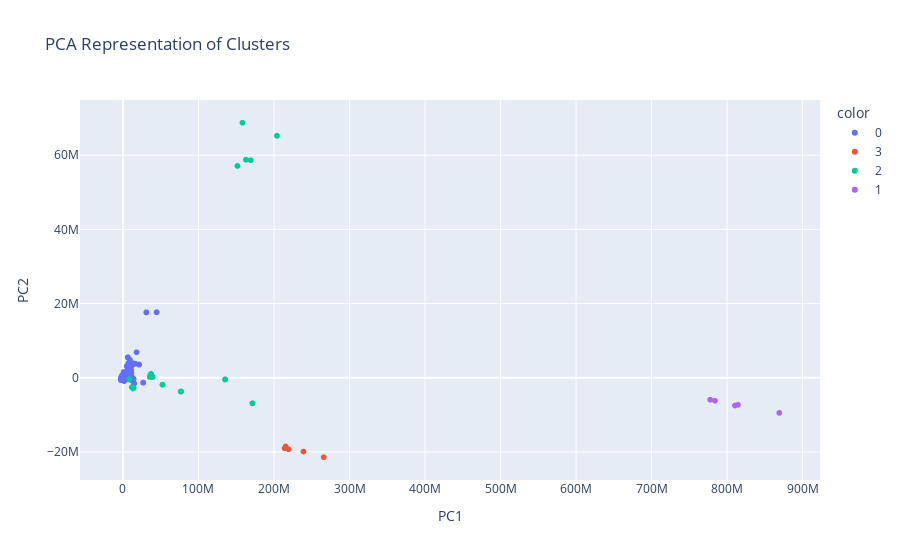

Notebook source saved alongside this figure:
### Code cell
fig = px.scatter(
    data_frame = X_pca,
    x = "PC1",
    y = "PC2",
    color = labels.astype(str),
    title = "PCA Representation of Clusters"
)
fig.update_layout(xaxis_title = "PC1",
                 yaxis_title = "PC2")
fig.show()

### Figure 1 — Plotly figure (JSON) as saved in the notebook; plotly's stock layout.template omitted (floating-point values rounded to 4 significant figures; data arrays with more than 128 entries replaced by an {"elided": "..."} marker saying what was removed)
{"data": [{"hovertemplate": "color=0<br>PC1=%{x}<br>PC2=%{y}<extra></extra>", "legendgroup": "0", "marker": {"color": "#636efa", "symbol": "circle"}, "mode": "markers", "name": "0", "showlegend": true, "type": "scattergl", "x": {"elided": "4573 float values"}, "xaxis": "x", "y": {"elided": "4573 float values"}, "yaxis": "y"}, {"hovertemplate": "color=3<br>PC1=%{x}<br>PC2=%{y}<extra></extra>", "legendgroup": "3", "marker": {"color": "#EF553B", "symbol": "circle"}, "mode": "markers", "name": "3", "showlegend": true, "type": "scattergl", "x": [215400000.0, 219300000.0, 214100000.0, 265900000.0, 239000000.0], "xaxis": "x", "y": [-18520000.0, -19300000.0, -19050000.0, -21440000.0, -19900000.0], "yaxis": "y"}, {"hovertemplate": "color=2<br>PC1=%{x}<br>PC2=%{y}<extra></extra>", "legendgroup": "2", "marker": {"color": "#00cc96", "symbol": "circle"}, "mode": "markers", "name": "2", "showlegend": true, "type": "scattergl", "x": [8117000.0, 8576000.0, 8361000.0, 8526000.0, 8381000.0, 52370000.0, 52370000.0, 52370000.0, 52370000.0, 52370000.0, 11780000.0, 13410000.0, 13770000.0, 13570000.0, 13990000.0, 135300000.0, 135200000.0, 135200000.0, 135200000.0, 135200000.0, 162800000.0, 203900000.0, 158300000.0, 169200000.0, 151700000.0, 171500000.0, 171500000.0, 171500000.0, 171500000.0, 171500000.0, 39440000.0, 37210000.0, 38100000.0, 35360000.0, 36390000.0, 76450000.0, 76340000.0, 76890000.0, 77050000.0, 76610000.0], "xaxis": "x", "y": [-362400.0, -415300.0, -390700.0, -409100.0, -393400.0, -1882000.0, -1882000.0, -1882000.0, -1882000.0, -1882000.0, -2540000.0, -2914000.0, -2878000.0, -2694000.0, -2652000.0, -455500.0, -453500.0, -451500.0, -454700.0, -453800.0, 58800000.0, 65240000.0, 68760000.0, 58650000.0, 57110000.0, -6905000.0, -6894000.0, -6894000.0, -6902000.0, -6883000.0, 216500.0, 1027000.0, 166400.0, 213300.0, 853400.0, -3716000.0, -3716000.0, -3708000.0, -3718000.0, -3728000.0], "yaxis": "y"}, {"hovertemplate": "color=1<br>PC1=%{x}<br>PC2=%{y}<extra></extra>", "legendgroup": "1", "marker": {"color": "#ab63fa", "symbol": "circle"}, "mode": "markers", "name": "1", "showlegend": true, "type": "scattergl", "x": [777700000.0, 814500000.0, 869100000.0, 783900000.0, 810400000.0], "xaxis": "x", "y": [-5928000.0, -7319000.0, -9476000.0, -6209000.0, -7496000.0], "yaxis": "y"}], "layout": {"legend": {"title": {"text": "color"}, "tracegroupgap": 0}, "title": {"text": "PCA Representation of Clusters"}, "xaxis": {"anchor": "y", "domain": [0, 1], "title": {"text": "PC1"}}, "yaxis": {"anchor": "x", "domain": [0, 1], "title": {"text": "PC2"}}}}
